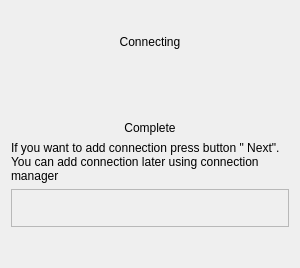
<ui version="4.0" >
 <class>ConnectWndBase</class>
 <widget class="QWidget" name="ConnectWndBase" >
  <property name="geometry" >
   <rect>
    <x>0</x>
    <y>0</y>
    <width>300</width>
    <height>268</height>
   </rect>
  </property>
  <property name="font" >
   <font/>
  </property>
  <property name="windowTitle" >
   <string></string>
  </property>
  <layout class="QVBoxLayout" >
   <property name="margin" >
    <number>11</number>
   </property>
   <property name="spacing" >
    <number>6</number>
   </property>
   <item>
    <spacer>
     <property name="orientation" >
      <enum>Qt::Vertical</enum>
     </property>
     <property name="sizeType" >
      <enum>QSizePolicy::Expanding</enum>
     </property>
     <property name="sizeHint" >
      <size>
       <width>20</width>
       <height>20</height>
      </size>
     </property>
    </spacer>
   </item>
   <item>
    <widget class="QLabel" name="lblConnect" >
     <property name="text" >
      <string>Connecting</string>
     </property>
     <property name="alignment" >
      <set>Qt::AlignCenter</set>
     </property>
     <property name="wordWrap" >
      <bool>false</bool>
     </property>
    </widget>
   </item>
   <item>
    <layout class="QHBoxLayout" >
     <property name="margin" >
      <number>0</number>
     </property>
     <property name="spacing" >
      <number>6</number>
     </property>
     <item>
      <spacer>
       <property name="orientation" >
        <enum>Qt::Horizontal</enum>
       </property>
       <property name="sizeType" >
        <enum>QSizePolicy::Expanding</enum>
       </property>
       <property name="sizeHint" >
        <size>
         <width>20</width>
         <height>20</height>
        </size>
       </property>
      </spacer>
     </item>
     <item>
      <widget class="QLabel" name="lblMovie" >
       <property name="sizePolicy" >
        <sizepolicy>
         <hsizetype>0</hsizetype>
         <vsizetype>0</vsizetype>
         <horstretch>0</horstretch>
         <verstretch>0</verstretch>
        </sizepolicy>
       </property>
       <property name="minimumSize" >
        <size>
         <width>60</width>
         <height>60</height>
        </size>
       </property>
       <property name="text" >
        <string/>
       </property>
       <property name="wordWrap" >
        <bool>false</bool>
       </property>
      </widget>
     </item>
     <item>
      <spacer>
       <property name="orientation" >
        <enum>Qt::Horizontal</enum>
       </property>
       <property name="sizeType" >
        <enum>QSizePolicy::Expanding</enum>
       </property>
       <property name="sizeHint" >
        <size>
         <width>20</width>
         <height>20</height>
        </size>
       </property>
      </spacer>
     </item>
    </layout>
   </item>
   <item>
    <widget class="QLabel" name="lblComplete" >
     <property name="text" >
      <string>Complete</string>
     </property>
     <property name="alignment" >
      <set>Qt::AlignCenter</set>
     </property>
     <property name="wordWrap" >
      <bool>false</bool>
     </property>
    </widget>
   </item>
   <item>
    <widget class="QLabel" name="lblNext" >
     <property name="text" >
      <string>If you want to add connection press button " Next".
You can add connection later using connection manager</string>
     </property>
     <property name="alignment" >
      <set>Qt::AlignLeading|Qt::AlignLeft|Qt::AlignVCenter</set>
     </property>
     <property name="wordWrap" >
      <bool>true</bool>
     </property>
    </widget>
   </item>
   <item>
    <widget class="Q3Frame" name="frmError" >
     <property name="frameShape" >
      <enum>QFrame::StyledPanel</enum>
     </property>
     <property name="frameShadow" >
      <enum>QFrame::Sunken</enum>
     </property>
     <layout class="QVBoxLayout" >
      <property name="margin" >
       <number>11</number>
      </property>
      <property name="spacing" >
       <number>6</number>
      </property>
      <item>
       <widget class="QLabel" name="lblError" >
        <property name="font" >
         <font>
          <weight>75</weight>
          <bold>true</bold>
         </font>
        </property>
        <property name="text" >
         <string/>
        </property>
        <property name="alignment" >
         <set>Qt::AlignCenter</set>
        </property>
        <property name="wordWrap" >
         <bool>true</bool>
        </property>
       </widget>
      </item>
     </layout>
    </widget>
   </item>
   <item>
    <widget class="LinkLabel" native="1" name="lnkPass" />
   </item>
   <item>
    <spacer>
     <property name="orientation" >
      <enum>Qt::Vertical</enum>
     </property>
     <property name="sizeType" >
      <enum>QSizePolicy::Expanding</enum>
     </property>
     <property name="sizeHint" >
      <size>
       <width>20</width>
       <height>20</height>
      </size>
     </property>
    </spacer>
   </item>
  </layout>
 </widget>
 <customwidgets>
  <customwidget>
   <class>Q3Frame</class>
   <extends>QFrame</extends>
   <header>Qt3Support/Q3Frame</header>
   <container>1</container>
  </customwidget>
  <customwidget>
   <class>LinkLabel</class>
   <extends>QWidget</extends>
   <header>linklabel.h</header>
  </customwidget>
 </customwidgets>
 <resources/>
 <connections/>
</ui>
